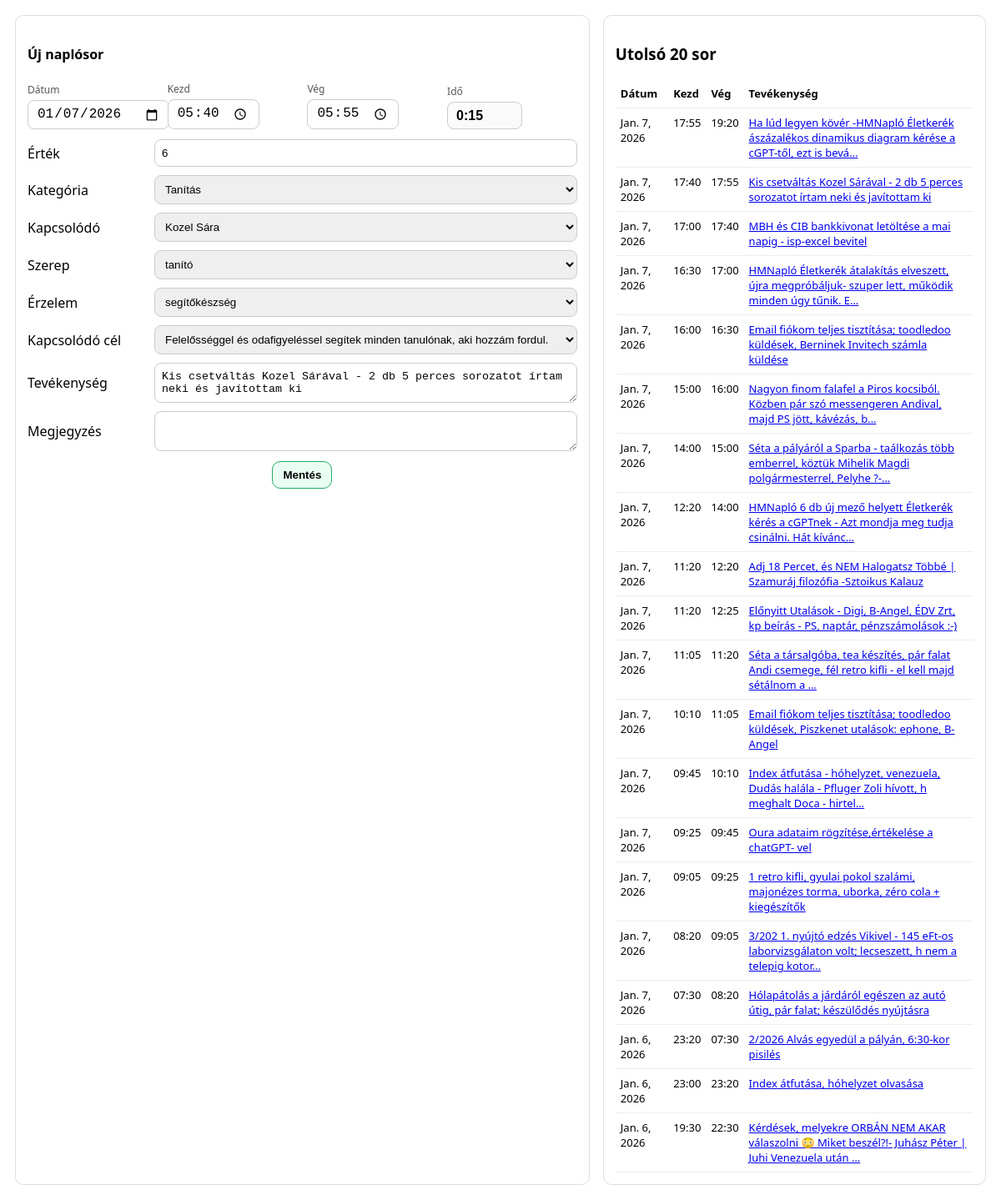
Page /naplo/bevitel/2763/ on the committed database.
### naplo/models.py (models this page shows, shortened)
class NaploSor(models.Model):
    datum = models.DateField()
    kezdet = models.TimeField(null=True, blank=True)
    veg = models.TimeField(null=True, blank=True)
    ido = models.DurationField()
    tevekenyseg = models.TextField()
    ertek = models.IntegerField(null=True, blank=True)
    kategoria = models.CharField(max_length=100, blank=True)
    kapcsolodo = models.CharField(max_length=100, blank=True)
    szerep = models.CharField(max_length=100, blank=True)
    erzelem = models.CharField(max_length=100, blank=True)
    kapcsolodo_cel = models.CharField(max_length=200, blank=True)
    letrehozva = models.DateTimeField(auto_now_add=True)
    megjegyzes = models.TextField(blank=True)
    class Meta:
        ordering = ["-datum", "-kezdet"]

### naplo/views.py (the view)
# urls.py: path("bevitel/", naplo_bevitel, name="naplo_bevitel"),
def naplo_bevitel(request, pk=None):
    obj = NaploSor.objects.filter(pk=pk).first() if pk else None
    def end_datetime(s):
        dt_start = datetime.combine(s.datum, s.kezdet)
        dt_end = datetime.combine(s.datum, s.veg)
        if dt_end < dt_start:
            dt_end += timedelta(days=1)
        return dt_end
    last = NaploSor.objects.order_by("-id").first()
    if last:
        last_end = end_datetime(last)
        initial_date = last_end.date()
        initial_start = last_end.time().replace(second=0, microsecond=0)
    else:
        now = timezone.localtime()
        initial_date = now.date()
        initial_start = now.time().replace(second=0, microsecond=0)
    dt0 = datetime.combine(initial_date, initial_start)
    initial_end = (dt0 + timedelta(minutes=30)).time()
    initial = {
        "datum": initial_date,
        "kezdet": initial_start,
        "veg": initial_end,
    }
    if request.method == "POST":
        form = NaploSorForm(request.POST, instance=obj)
        if form.is_valid():
            form.save()
            return redirect("naplo_bevitel")
    else:
        if obj:
            form = NaploSorForm(instance=obj)
        else:
            form = NaploSorForm(initial=initial)
    utolso_20 = NaploSor.objects.order_by("-id")[:20]
    return render(
        request,
        "naplo/naplo_bevitel.html",
        {
            "form": form,
            "utolso_20": utolso_20,
        }
    )

### naplo/forms.py (called while the page is built)
        def set_select(field_name: str, tipus: str):
            qs = Param.objects.filter(tipus=tipus).order_by("nev").values_list("nev", "nev")
            self.fields[field_name].widget = forms.Select(
                choices=[("", "— válassz —")] + list(qs)
            )

### naplo/templates/naplo/naplo_bevitel.html (shortened to what this page needs)
<!doctype html>
<html lang="hu">
<head>
</head>
<body>
  <div class="wrap">
    <div class="card">
      <h4>Új naplósor</h4>
      <form method="post">
        <div class="time-row">
          <div>
            <label>Dátum</label>
            {{ form.datum }}
          </div>
          <div>
            <label>Kezd</label>
            {{ form.kezdet }}
          </div>
          <div>
            <label>Vég</label>
            {{ form.veg }}
          </div>
          <div>
            <label>Idő</label>
            <input id="ido_display" type="text" value="" readonly>
          </div>
        </div>
        <div class="grid">
          <label for="id_ertek">Érték</label>
          {{ form.ertek }}
          <label for="id_kategoria">Kategória</label>
          {{ form.kategoria }}
          <label for="id_kapcsolodo">Kapcsolódó</label>
          {{ form.kapcsolodo }}
          <label for="id_szerep">Szerep</label>
          {{ form.szerep }}
          <label for="id_erzelem">Érzelem</label>
          {{ form.erzelem }}
          <label for="id_kapcsolodo_cel">Kapcsolódó cél</label>
          {{ form.kapcsolodo_cel }}
          <label for="id_tevekenyseg">Tevékenység</label>
          {{ form.tevekenyseg }}
          <label for="id_megjegyzes">Megjegyzés</label>
          {{ form.megjegyzes }}
        </div>
        <div style="display:flex; justify-content:center; margin-top:12px;">
          <button type="submit" style="padding:8px 12px; border-radius:10px; border:1px solid #2a6; background:#eafff3; font-weight:700; cursor:pointer;">
            Mentés
          </button>
        </div>
      </form>
    </div>
    <div class="card">
      <h3>Utolsó 20 sor</h3>
      <table>
        <thead>
          <tr>
            <th>Dátum</th><th>Kezd</th><th>Vég</th><th>Tevékenység</th>
          </tr>
        </thead>
        <tbody>
          {% for s in utolso_20 %}
          <tr>
            <td>{{ s.datum }}</td>
            <td>{{ s.kezdet|time:"H:i" }}</td>
            <td>{{ s.veg|time:"H:i" }}</td>
            <td><a href="{% url 'naplo_bevitel_edit' s.id %}">{{ s.tevekenyseg|truncatechars:100 }}</a></td>
          </tr>
          {% empty %}
          <tr><td colspan="4">Nincs adat.</td></tr>
          {% endfor %}
        </tbody>
      </table>
    </div>
  </div>
</body>
</html>

### naplo/templates/naplo/naplo_bevitel.html (style rules this page uses)
body { font-family: system-ui, Arial; margin: 18px; }
.wrap { display: grid; grid-template-columns: 1.2fr 0.8fr; gap: 16px; }
.card { border: 1px solid #ddd; border-radius: 10px; padding: 14px; }
.grid { display: grid; grid-template-columns: 140px 1fr; gap: 10px 12px; align-items: center; }
input, select, textarea { width: 100%; padding: 8px; border: 1px solid #ccc; border-radius: 8px; box-sizing: border-box; }
textarea { resize: vertical; }
.time-row { display: grid; grid-template-columns: 1fr 1fr 1fr 1fr; gap: 12px; margin: 10px 0 12px; align-items: end; }
.time-row > div { min-width: 0; }
.time-row label { display: block; font-size: 12px; color: #555; margin-bottom: 4px; }
.time-row input[type="date"], .time-row input[type="time"], .time-row input[type="text"] { font-size: 1rem; padding: 6px 10px; width: auto; line-height: 1.2; }
.time-row input[type="date"] { width: 170px; }
.time-row input[type="time"] { width: 110px; }
#ido_display { width: 90px; font-weight: 700; background: #fafafa; }
table { width: 100%; border-collapse: collapse; font-size: 13px; }
th, td { border-bottom: 1px solid #eee; padding: 8px 6px; text-align: left; vertical-align: top; }
th { font-weight: 700; }

### rows in the picture
NaploSor: datum "01/07/2026", kezdet "17:40", veg "17:55", ertek "6", kategoria "Tanítás", kapcsolodo "Kozel Sára", szerep "tanító", erzelem "segítőkészség", kapcsolodo_cel "Felelősséggel és odafigyeléssel segítek minden tanulónak, aki hozzám fordul.", tevekenyseg "Kis csetváltás Kozel Sárával - 2 db 5 perces sorozatot írtam neki és javítottam ki", datum "Jan. 7, 2026"
NaploSor: datum "Jan. 7, 2026", kezdet "17:55", veg "19:20", tevekenyseg "Ha lúd legyen kövér -HMNapló Életkerék ászázalékos dinamikus diagram kérése a cGPT-től, ezt is bevá…"
NaploSor: datum "Jan. 7, 2026", kezdet "17:00", veg "17:40", tevekenyseg "MBH és CIB bankkivonat letöltése a mai napig - isp-excel bevitel"
NaploSor: datum "Jan. 7, 2026", kezdet "16:30", veg "17:00", tevekenyseg "HMNapló Életkerék átalakítás elveszett, újra megpróbáljuk- szuper lett, működik minden úgy tűnik. E…"
NaploSor: datum "Jan. 7, 2026", kezdet "16:00", veg "16:30", tevekenyseg "Email fiókom teljes tisztítása; toodledoo küldések, Berninek Invitech számla küldése"
NaploSor: datum "Jan. 7, 2026", kezdet "15:00", veg "16:00", tevekenyseg "Nagyon finom falafel a Piros kocsiból. Közben pár szó messengeren Andival, majd PS jött, kávézás, b…"
NaploSor: datum "Jan. 7, 2026", kezdet "14:00", veg "15:00", tevekenyseg "Séta a pályáról a Sparba - taálkozás több emberrel, köztük Mihelik Magdi polgármesterrel, Pelyhe ?-…"
NaploSor: datum "Jan. 7, 2026", kezdet "12:20", veg "14:00", tevekenyseg "HMNapló 6 db új mező helyett Életkerék kérés a cGPTnek - Azt mondja meg tudja csinálni. Hát kívánc…"
NaploSor: datum "Jan. 7, 2026", kezdet "11:20", veg "12:20", tevekenyseg "Adj 18 Percet, és NEM Halogatsz Többé | Szamuráj filozófia -Sztoikus Kalauz"
NaploSor: datum "Jan. 7, 2026", kezdet "11:20", veg "12:25", tevekenyseg "Előnyitt Utalások - Digi, B-Angel, ÉDV Zrt, kp beírás - PS, naptár, pénzszámolások :-)"
NaploSor: datum "Jan. 7, 2026", kezdet "11:05", veg "11:20", tevekenyseg "Séta a társalgóba, tea készítés, pár falat Andi csemege, fél retro kifli - el kell majd sétálnom a …"
NaploSor: datum "Jan. 7, 2026", kezdet "10:10", veg "11:05", tevekenyseg "Email fiókom teljes tisztítása; toodledoo küldések, Piszkenet utalások: ephone, B-Angel"
NaploSor: datum "Jan. 7, 2026", kezdet "09:45", veg "10:10", tevekenyseg "Index átfutása - hóhelyzet, venezuela, Dudás halála - Pfluger Zoli hívott, h meghalt Doca - hirtel…"
NaploSor: datum "Jan. 7, 2026", kezdet "09:25", veg "09:45", tevekenyseg "Oura adataim rögzítése,értékelése a chatGPT- vel"
NaploSor: datum "Jan. 7, 2026", kezdet "09:05", veg "09:25", tevekenyseg "1 retro kifli, gyulai pokol szalámi, majonézes torma, uborka, zéro cola + kiegészítők"
NaploSor: datum "Jan. 7, 2026", kezdet "08:20", veg "09:05", tevekenyseg "3/202 1. nyújtó edzés Vikivel - 145 eFt-os laborvizsgálaton volt; lecseszett, h nem a telepig kotor…"
NaploSor: datum "Jan. 7, 2026", kezdet "07:30", veg "08:20", tevekenyseg "Hólapátolás a járdáról egészen az autó útig, pár falat; készülődés nyújtásra"
NaploSor: datum "Jan. 6, 2026", kezdet "23:20", veg "07:30", tevekenyseg "2/2026 Alvás egyedül a pályán, 6:30-kor pisilés"
NaploSor: datum "Jan. 6, 2026", kezdet "23:00", veg "23:20", tevekenyseg "Index átfutása, hóhelyzet olvasása"
NaploSor: datum "Jan. 6, 2026", kezdet "19:30", veg "22:30", tevekenyseg "Kérdések, melyekre ORBÁN NEM AKAR válaszolni 😳 Miket beszél?!- Juhász Péter | Juhi Venezuela után …"
